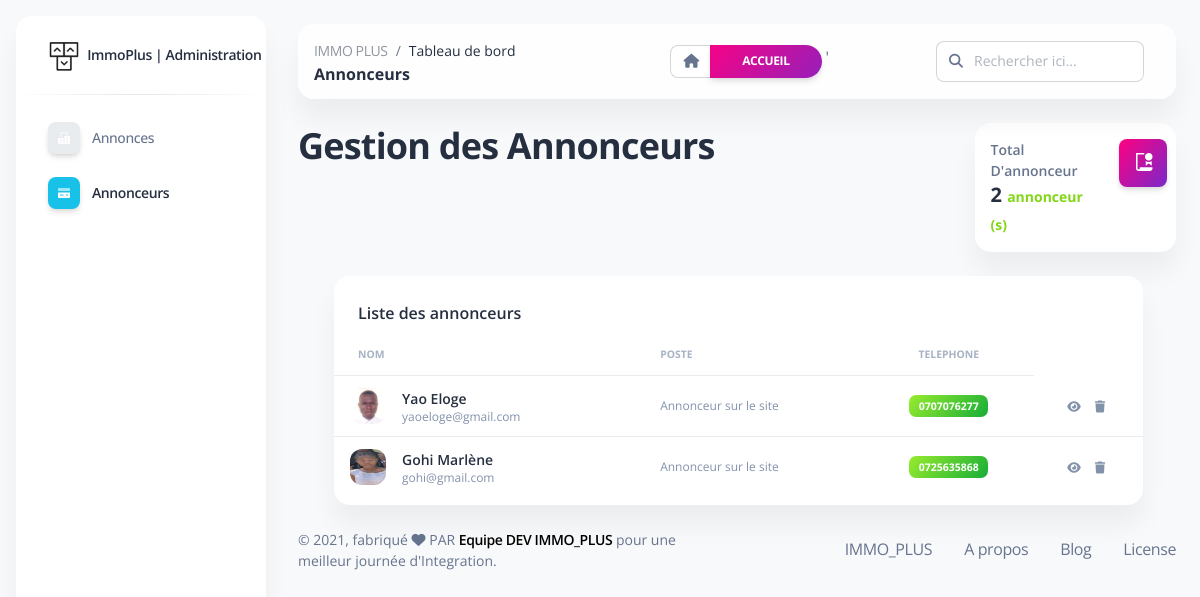
Screenshot of /Admin/annonceurs.php (signed in) with the database file from the repository.
### tables this page shows
CREATE TABLE IF NOT EXISTS `annonceur` (
  `id` int(255) NOT NULL AUTO_INCREMENT,
  `pseudo` varchar(50) DEFAULT NULL,
  `nom_prenom` varchar(50) DEFAULT NULL,
  `mail` varchar(191) DEFAULT NULL,
  `tel` varchar(255) NOT NULL,
  `mdp` text,
  `date_creation_compte` datetime DEFAULT NULL,
  `avatar` text,
  PRIMARY KEY (`id`)
);

### Admin/annonceurs.php (the view, shortened to what this page needs)
<?php
include 'backend/save.php';
require_once 'backend/security.php'; ?>
<!DOCTYPE html>
<html lang="fr">
<head>
    <link href="assets/css/nucleo-icons.css" rel="stylesheet" />
    <link href="assets/css/nucleo-svg.css" rel="stylesheet" />
    <link href="assets/css/nucleo-svg.css" rel="stylesheet" />
    <link id="pagestyle" href="assets/css/soft-ui-dashboard.css?v=1.0.2" rel="stylesheet" />
</head>
<body class="g-sidenav-show   bg-gray-100">
    <aside class="sidenav navbar navbar-vertical navbar-expand-xs border-0 border-radius-xl my-3 fixed-left ms-3 bg-white" id="sidenav-main" data-color="info">
        <div class="sidenav-header">
            <a class="navbar-brand m-0" href="index.php">
                <img src="assets/img/logo-ct.png" class="navbar-brand-img h-100" alt="...">
                <span class="ms-1 font-weight-bold">ImmoPlus | Administration</span>
            </a>
        </div>
        <hr class="horizontal dark mt-0">
        <div class="collapse navbar-collapse  w-auto" id="sidenav-collapse-main">
            <ul class="navbar-nav">
                <a class="nav-link  " href="index.php">
                    <div class="icon icon-shape icon-sm shadow border-radius-md bg-white text-center me-2 d-flex align-items-center justify-content-center">
                    </div>
                    <span class="nav-link-text ms-1">Annonces</span>
                </a>
                <li class="nav-item">
                    <a class="nav-link  active" href="annonceurs.php">
                        <div class="icon icon-shape icon-sm shadow border-radius-md bg-white text-center me-2 d-flex align-items-center justify-content-center">
                        </div>
                        <span class="nav-link-text ms-1">Annonceurs</span>
                    </a>
                </li>
            </ul>
        </div>
    </aside>
    <main class="main-content mt-1 border-radius-lg">
        <nav class="navbar navbar-main navbar-expand-lg px-0 mx-4 shadow-none border-radius-xl position-sticky blur shadow-blur mt-4 left-auto top-1 z-index-sticky" id="navbarBlur" navbar-scroll="true">
            <div class="container-fluid py-1 px-3">
                <nav aria-label="breadcrumb">
                    <ol class="breadcrumb bg-transparent mb-0 pb-0 pt-1 px-0 me-sm-6 me-5">
                        <li class="breadcrumb-item text-sm"><a class="opacity-5 text-dark" href="javascript:;">IMMO PLUS</a></li>
                        <li class="breadcrumb-item text-sm text-dark active" aria-current="page">Tableau de bord</li>
                    </ol>
                    <h6 class="font-weight-bolder mb-0">Annonceurs</h6>
                </nav>
                <div class="collapse navbar-collapse mt-sm-0 mt-2 me-md-0 me-sm-4" id="navbar">
                    <div class="ms-md-auto pe-md-3 d-flex align-items-center">
                        <div class="input-group">
                            <span class="input-group-text text-body"><i class="fas fa-home" aria-hidden="true"></i></span>
                            <a href="../index.php" class="btn btn-sm  bg-gradient-primary  btn-round mb-0 me-1 mt-2 mt-md-0">Accueil</a>'
                        </div>
                    </div>
                    <div class="ms-md-auto pe-md-3 d-flex align-items-center">
                        <div class="input-group">
                            <span class="input-group-text text-body"><i class="fas fa-search" aria-hidden="true"></i></span>
                            <input type="text" class="form-control" placeholder="Rechercher ici...">
                        </div>
                    </div>
                </div>
            </div>
        </nav>
        <div class="container-fluid py-4">
            <div class="row">
                <div class="col-sm-6">
                    <h2>Gestion des <b>Annonceurs</b></h2>
                </div>
                <div class="col-xl-3 col-sm-6"> </div>
                <div class="col-xl-3 col-sm-6">
                    <div class="card">
                        <div class="card-body p-3">
                            <div class="row">
                                <div class="col-8">
                                    <div class="numbers">
                                        <p class="text-sm mb-0 text-capitalize font-weight-bold">Total d'annonceur</p>
                                        <h5 class="font-weight-bolder mb-0">
                                            <?php
                                            $ret = mysqli_query($conn, "select * from annonceur");
                                            $cnt = 0;
                                            $row = mysqli_num_rows($ret);
                                            if ($row > 0) {
                                                while ($row = mysqli_fetch_array($ret)) {
                                                    $cnt = $cnt + 1;
                                                }
                                            }  ?> <?= $cnt; ?>
                                            <span class="text-success text-sm font-weight-bolder">annonceur (s)</span>
                                        </h5>
                                    </div>
                                </div>
                                <div class="col-4 text-end">
                                    <div class="icon icon-shape bg-gradient-primary shadow text-center border-radius-md">
                                        <i class="ni ni-paper-diploma text-lg opacity-10" aria-hidden="true"></i>
                                    </div>
                                </div>
                            </div>
                        </div>
                    </div>
                </div>
            </div>
        </div>
        <div class="row ms-5 w-90">
            <div class="col-12">
                <div class="card mb-4">
                    <div class="card-header pb-0">
                        <h6>Liste des annonceurs</h6>
                    </div>
                    <div class="card-body px-0 pt-0 pb-2">
                        <div class="table-responsive p-0">
                            <table class="table align-items-center mb-0">
                                <thead>
                                    <tr>
                                        <th class="text-uppercase text-secondary text-xxs font-weight-bolder opacity-7">
                                            NOM</th>
                                        <th class="text-uppercase text-secondary text-xxs font-weight-bolder opacity-7 ps-2">
                                            POSTE</th>
                                        <th class="text-center text-uppercase text-secondary text-xxs font-weight-bolder opacity-7">
                                            TELEPHONE</th>
                                    </tr>
                                </thead>
                                <tbody>
                                    <?php
                                    $ret = mysqli_query($conn, "select * from annonceur");
                                    $row = mysqli_num_rows($ret);
                                    if ($row > 0) {
                                        while ($row = mysqli_fetch_array($ret)) {
                                    ?>
                                            <tr>
                                                <td>
                                                    <div class="d-flex px-2 py-1">
                                                        <div>
                                                            <img src="../assets/uploads/<?php echo $row['avatar']; ?>" class="avatar avatar-sm me-3">
                                                        </div>
                                                        <div class="d-flex flex-column justify-content-center">
                                                            <h6 class="mb-0 text-sm"><?php echo $row['pseudo']; ?>
                                                                <?php echo $row['nom_prenom']; ?></h6>
                                                            <p class="text-xs text-secondary mb-0">
                                                                <?php echo $row['mail']; ?>
                                                            </p>
                                                        </div>
                                                    </div>
                                                </td>
                                                <td>
                                                    <p class="text-xs font-weight-bold mb-0">
                                                    <p class="text-xs text-secondary mb-0"> Annonceur sur le site
                                                    </p>
                                                </td>
                                                <td class="align-middle text-center text-sm">
                                                    <span class="badge badge-sm bg-gradient-success"><?php echo $row['tel']; ?></span>
                                                </td>
                                                <td class="align-middle text-center">
                                                </td>
                                                <td class="align-middle">
                                                    <a href="#" class="text-secondary font-weight-bold text-xs" data-toggle="tooltip" data-original-title="Edit user">
                                                        <i class="fas fa-eye"></i>&emsp;
                                                    </a>
                                                    <a href="backend/suprimerannonceur.php?idF=<?php echo $row['id'] ?>" onclick="return confirm('Voulez vous vraiment le suprimer ?');" class="text-secondary font-weight-bold text-xs" data-toggle="tooltip" data-original-title="Edit user">
                                                        <i class="fas fa-trash"></i>
                                                    </a>
                                                </td>
                                            </tr>
                                        <?php
                                        }
                                    } ?>
                                </tbody>
                            </table>
                        </div>
                    </div>
                </div>
            </div>
        </div>
        <div class="container-fluid">
            <div class="row align-items-center justify-content-lg-between">
                <div class="col-lg-6 mb-lg-0 mb-4">
                    <div class="copyright text-center text-sm text-muted text-lg-left">
                        © ,
                        fabriqué <i class="fa fa-heart"></i> PAR
                        <a href="../index.php" class="font-weight-bold" target="_blank">Equipe DEV IMMO_PLUS</a>
                        pour une meilleur journée d'Integration.
                    </div>
                </div>
                <div class="col-lg-6">
                    <ul class="nav nav-footer justify-content-center justify-content-lg-end">
                        <li class="nav-item">
                            <a href="#" class="nav-link text-muted">IMMO_PLUS</a>
                        </li>
                        <li class="nav-item">
                            <a href="#" class="nav-link text-muted">A propos</a>
                        </li>
                        <li class="nav-item">
                            <a href="#" class="nav-link text-muted">Blog</a>
                        </li>
                        <li class="nav-item">
                            <a href="#" class="nav-link pe-0 text-muted">License</a>
                        </li>
                    </ul>
                </div>
            </div>
        </div>
    </main>
</body>
</html>

### Admin/assets/css/nucleo-svg.css (style rules this page uses)
.icon { display: inline-block; color: #111111; height: 1em; width: 1em; }
.icon-sm { height: 0.8em; width: 0.8em; }
.icon { fill: currentColor; stroke: none; }

### rows the page displays
annonceur: avatar (picture), pseudo "Yao", nom_prenom "Eloge", mail "yaoeloge@gmail.com", tel "0707076277"
annonceur: avatar (picture), pseudo "Gohi", nom_prenom "Marlène", mail "gohi@gmail.com", tel "0725635868"

### other values shown
$cnt "2"
